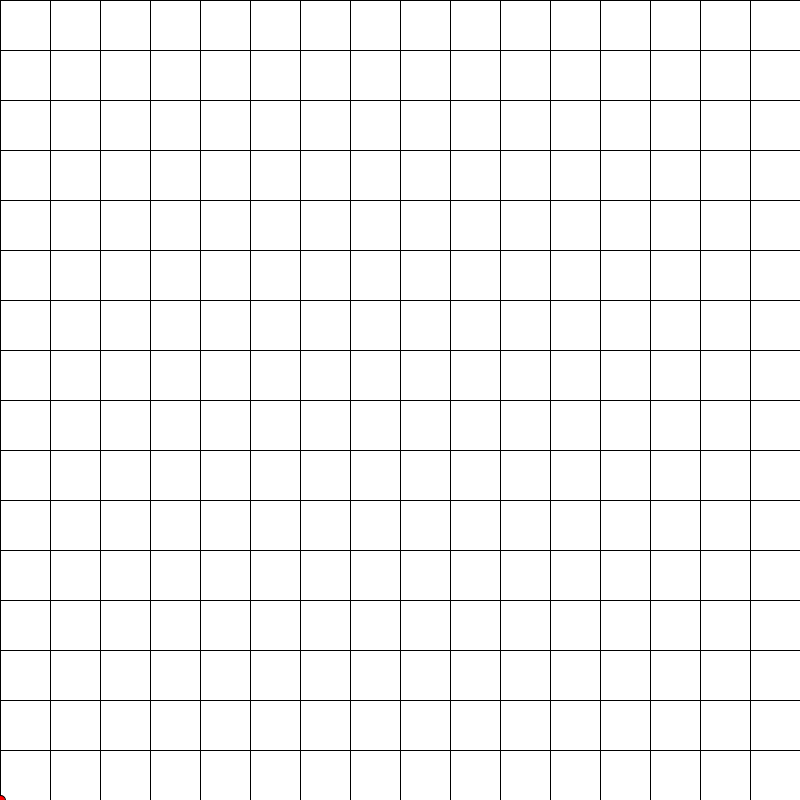
Frame 1 (no input)
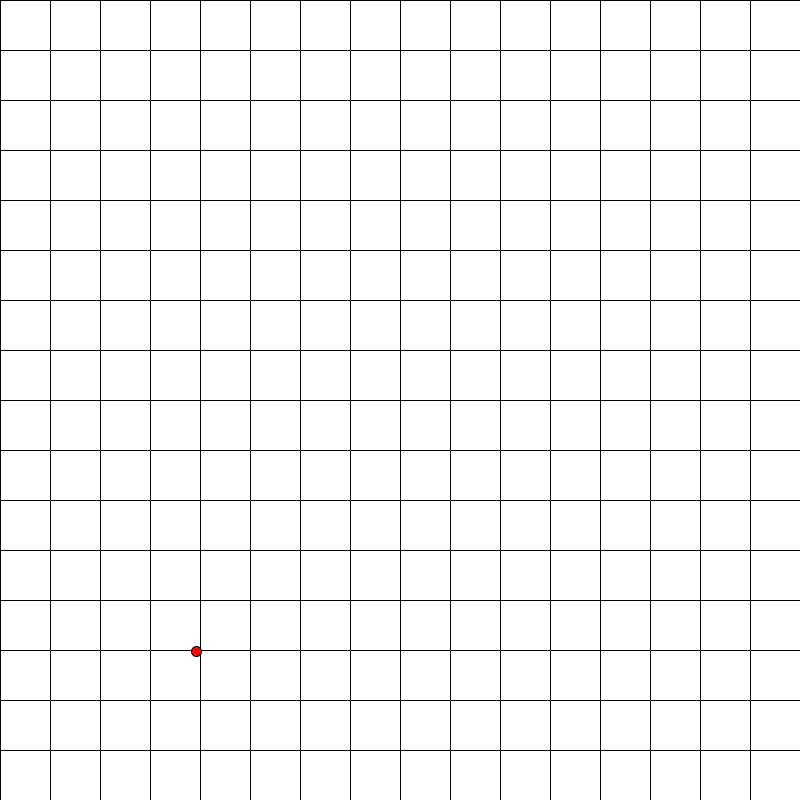
Frame 60 (the mouse pressed at the canvas centre just before this capture)
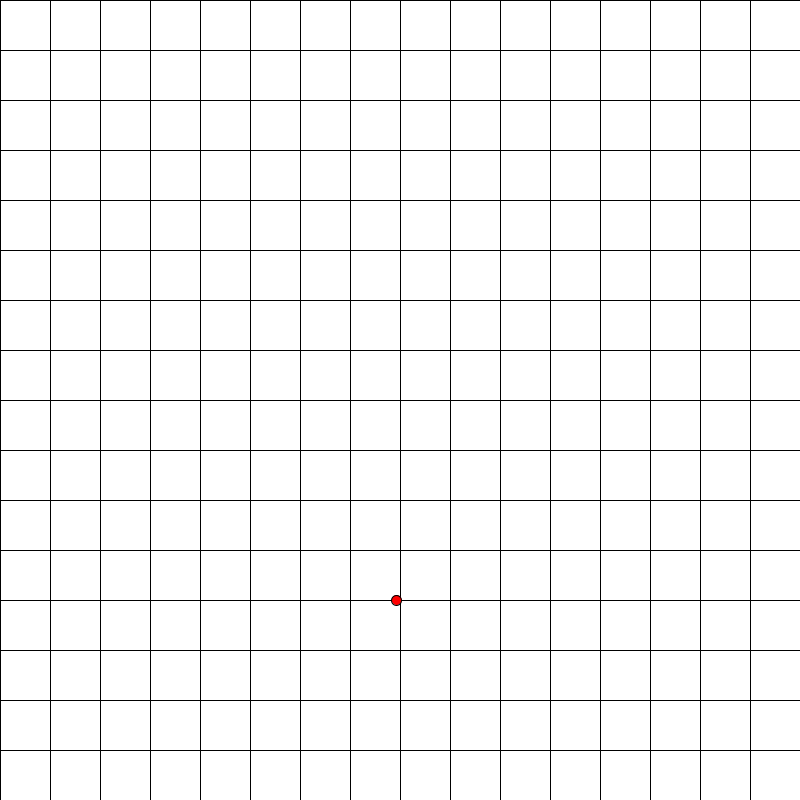
Frame 120 (the mouse held since frame 60 and released just before this capture)

The Processing sketch that drew these frames (run headless with seeded random() and noise(); from frame 60 on, the mouse is pressed at the canvas centre):

// Processing sketch: MRUV
// ── MRUV.pde
float tAtual = 0, TPF = 0.0166666666666667;
float vAtualx = 200, vAtualy = 200;
float dAtualx, dAtualy , aceleracaox = 0, aceleracaoy = -100;

void setup() {
  size(800, 800);
  frameRate(60);
}

void draw() {
  dAtualx = MRUV(vAtualx, tAtual, aceleracaox);
  dAtualy = MRUV(vAtualy, tAtual, aceleracaoy);
  tAtual+= TPF;
  background(255);
  Grid();
  fill(255,0,0);
  ellipse(dAtualx, 800-dAtualy, 10, 10);
}

void Grid() {
  for (int i = 0; i < 16; i++) {
    line(i * 50, 0, i *50, 800);
    line(0, i *50, 800, i*50);
  }
}

float MRUV(float v, float t, float a) {
  float d;
  d = v * t + a * t * t / 2.0;
  return d;
}
